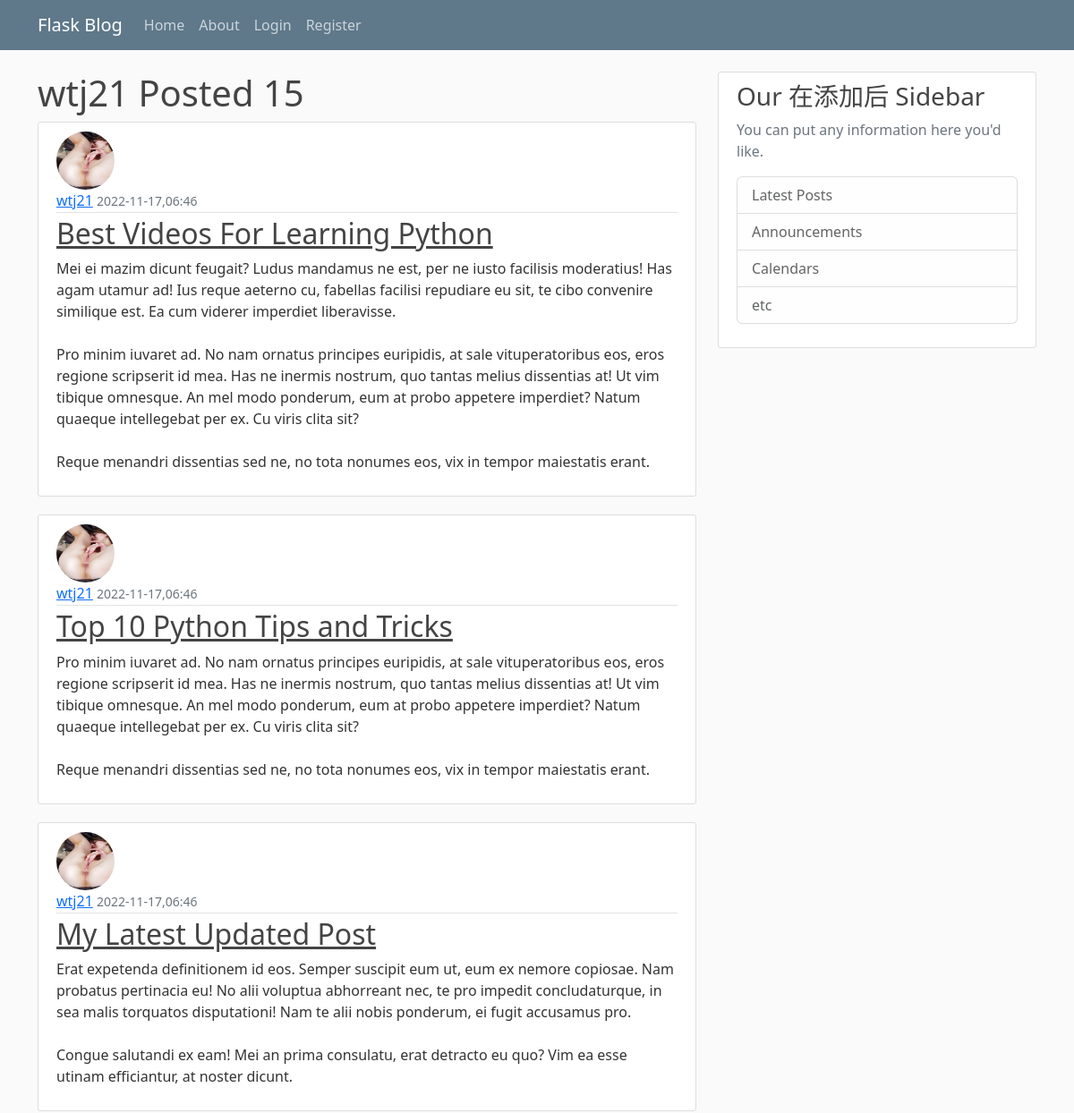
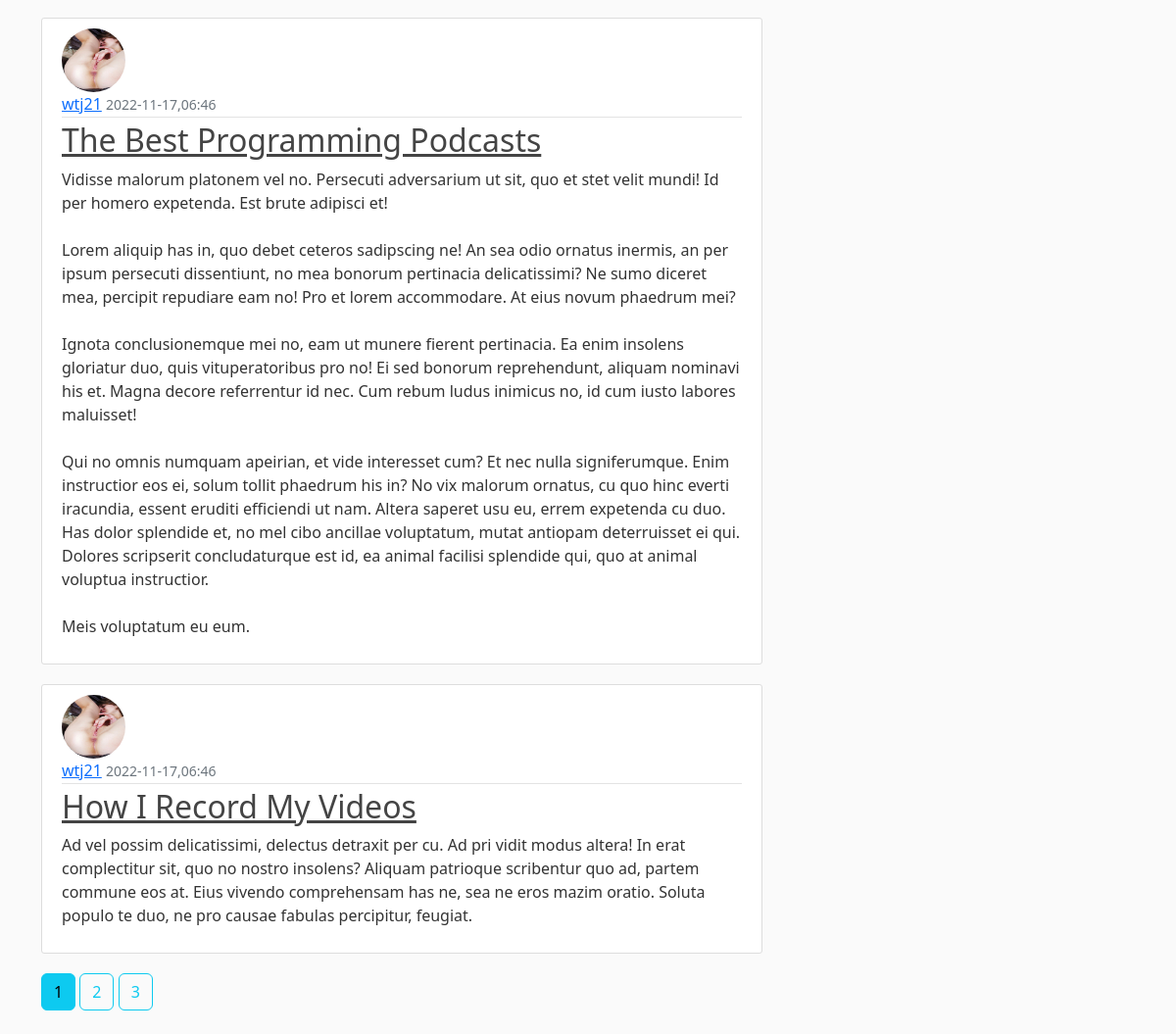
The app's page /user/wtj21 with its own data (2 pictures, top to bottom).
### flaskblog/models.py (models this page shows, shortened)
class User(db.Model,UserMixin):
    id = db.Column(db.Integer,primary_key=True)
    username = db.Column(db.String(20),unique=True,nullable=False)
    email = db.Column(db.String(120),unique=True,nullable=False)
    image_file = db.Column(db.String(20),nullable=False,default='default.jpg')
    password = db.Column(db.String(60),nullable=False)
    posts = db.relationship('Post',backref='author',lazy=True)

class Post(db.Model):
    id = db.Column(db.Integer,primary_key=True)
    title = db.Column(db.String(100),nullable=True)
    date_posted = db.Column(db.DateTime,nullable=False,default=datetime.utcnow)
    content = db.Column(db.Text,nullable=False)
    user_id = db.Column(db.Integer,db.ForeignKey('user.id'),nullable=False)

### flaskblog/routes.py (the view)
@app.route("/user/<string:username>")
def user_posts(username):
    page = request.args.get('page',1,type=int)
    user = User.query.filter_by(username=username).first_or_404()
    posts = Post.query.filter_by(author=user)\
        .order_by(Post.date_posted.desc())\
            .paginate(page=page,per_page=5)
    return render_template('user_posts.html',posts=posts,username=user.username)

### flaskblog/templates/user_posts.html
{% extends "layout.html" %}
{% block content %}
<h1> {{username}} Posted {{ posts.total }}</h1>
{% for post in posts %}
    <article class="media content-section">
        <div class="media-body">
            <img class="rounded-circle article-img" src="{{ url_for('static',filename='profile_pics/' + post.author.image_file) }}">
            <div class="article-metadata">
                <a class="mr-2" href="{{url_for('user_posts',username=post.author.username) }}">{{ post.author.username }}</a>
                <small class="text-muted">{{ post.date_posted.strftime('%Y-%m-%d,%H:%M') }}</small>
            </div>
            <h2><a class="article-title" href="{{ url_for('post',post_id=post.id) }}">{{ post.title }}</a></h2>
            <p class="article-content">{{ post.content }}</p>
        </div>
    </article>
{% endfor %}
{% for page in posts.iter_pages() %}
    {% if page %}
        {% if page == posts.page %}
        <a class="btn btn-info mb-4" href="{{url_for('user_posts',username=username,page=page)}}">{{ page }}</a>
        {% else %}
        <a class="btn btn-outline-info mb-4" href="{{url_for('user_posts',username=username,page=page)}}">{{ page }}</a>
        {% endif %}
    {% else %}
    ...
    {% endif %}
{% endfor %}
{% endblock content %}

### flaskblog/static/main.css (style rules this page uses)
body { background: #fafafa; color: #333333; margin-top: 5rem; }
h1, h2, h3, h4, h5, h6 { color: #444444; }
.content-section { background: #ffffff; padding: 10px 20px; border: 1px solid #dddddd; border-radius: 3px; margin-bottom: 20px; }
.article-title { color: #444444; }
.article-content { white-space: pre-line; }
.article-img { height: 65px; width: 65px; margin-right: 16px; }
.article-metadata { padding-bottom: 1px; margin-bottom: 4px; border-bottom: 1px solid #e3e3e3 }

### records on screen
User: username "wtj21"
Post: image_file (placeholder picture), author.username "wtj21", date_posted "2022-11-17,06:46", title "Best Videos For Learning Python", content "Mei ei mazim dicunt feugait? Ludus mandamus ne est, per ne iusto facilisis moderatius! Has agam utamur ad! Ius reque aeterno cu, fabellas facilisi repudiare eu sit, te cibo convenire similique est. Ea cum viderer imperdiet liberavisse. Pro minim iuvaret ad. No nam ornatus principes euripidis, at sale vituperatoribus eos, eros regione scripserit id mea. Has ne inermis nostrum, quo tantas melius dissentias at! Ut vim tibique omnesque. An mel modo ponderum, eum at probo appetere imperdiet? Natum quaeque intellegebat per ex. Cu viris clita sit? Reque menandri dissentias sed ne, no tota nonumes eos, vix in tempor maiestatis erant."
Post: image_file (placeholder picture), author.username "wtj21", date_posted "2022-11-17,06:46", title "Top 10 Python Tips and Tricks", content "Pro minim iuvaret ad. No nam ornatus principes euripidis, at sale vituperatoribus eos, eros regione scripserit id mea. Has ne inermis nostrum, quo tantas melius dissentias at! Ut vim tibique omnesque. An mel modo ponderum, eum at probo appetere imperdiet? Natum quaeque intellegebat per ex. Cu viris clita sit? Reque menandri dissentias sed ne, no tota nonumes eos, vix in tempor maiestatis erant."
Post: image_file (placeholder picture), author.username "wtj21", date_posted "2022-11-17,06:46", title "My Latest Updated Post", content "Erat expetenda definitionem id eos. Semper suscipit eum ut, eum ex nemore copiosae. Nam probatus pertinacia eu! No alii voluptua abhorreant nec, te pro impedit concludaturque, in sea malis torquatos disputationi! Nam te alii nobis ponderum, ei fugit accusamus pro. Congue salutandi ex eam! Mei an prima consulatu, erat detracto eu quo? Vim ea esse utinam efficiantur, at noster dicunt."
Post: image_file (placeholder picture), author.username "wtj21", date_posted "2022-11-17,06:46", title "The Best Programming Podcasts", content "Vidisse malorum platonem vel no. Persecuti adversarium ut sit, quo et stet velit mundi! Id per homero expetenda. Est brute adipisci et! Lorem aliquip has in, quo debet ceteros sadipscing ne! An sea odio ornatus inermis, an per ipsum persecuti dissentiunt, no mea bonorum pertinacia delicatissimi? Ne sumo diceret mea, percipit repudiare eam no! Pro et lorem accommodare. At eius novum phaedrum mei? Ignota conclusionemque mei no, eam ut munere fierent pertinacia. Ea enim insolens gloriatur duo, quis vituperatoribus pro no! Ei sed bonorum reprehendunt, aliquam nominavi his et. Magna decore referrentur id nec. Cum rebum ludus inimicus no, id cum iusto labores maluisset! Qui no omnis numquam…"
Post: image_file (placeholder picture), author.username "wtj21", date_posted "2022-11-17,06:46", title "How I Record My Videos", content "Ad vel possim delicatissimi, delectus detraxit per cu. Ad pri vidit modus altera! In erat complectitur sit, quo no nostro insolens? Aliquam patrioque scribentur quo ad, partem commune eos at. Eius vivendo comprehensam has ne, sea ne eros mazim oratio. Soluta populo te duo, ne pro causae fabulas percipitur, feugiat."

### other values on screen
{{ posts.total }} "15"
{{ page }} "1"
{{ page }} "2" "3"
